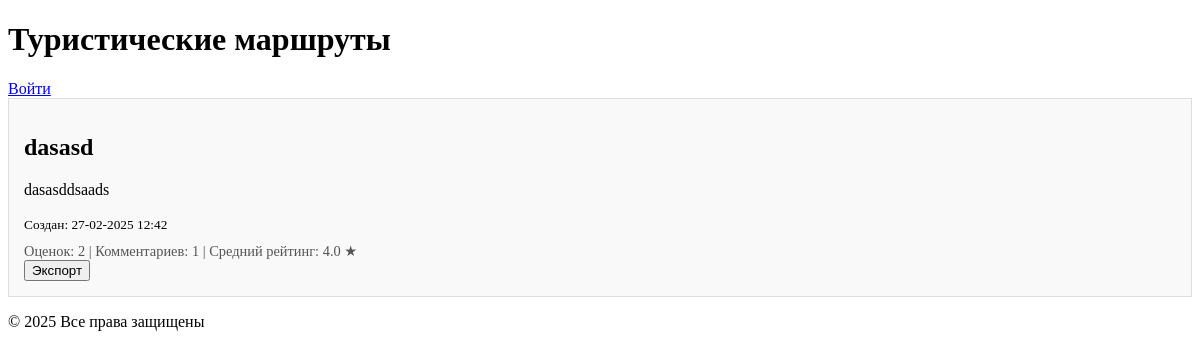
Before: / with the older database file.
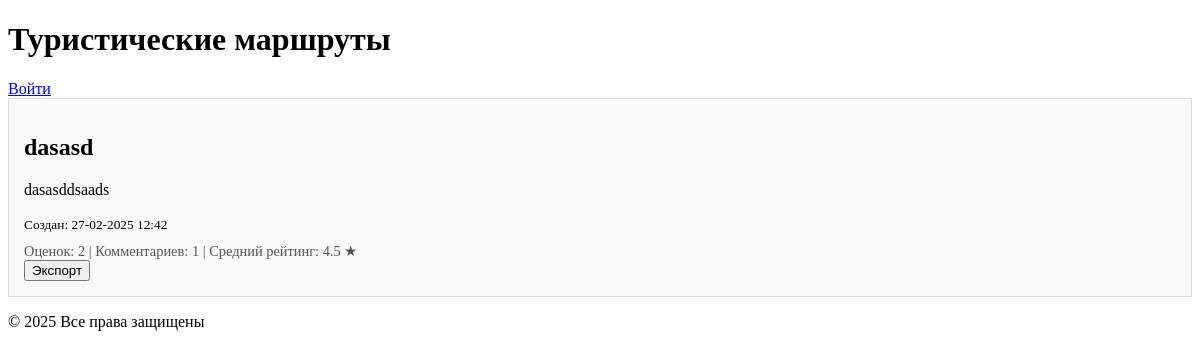
After: the same page with the newer database file.
### app.py (models this page shows)
class Route(db.Model):
    __tablename__ = 'route'
    id = db.Column(db.Integer, primary_key=True)
    title = db.Column(db.String(100), nullable=False)
    description = db.Column(db.Text)
    is_private = db.Column(db.Boolean, default=False)
    moderated = db.Column(db.Boolean, default=False)
    created_at = db.Column(db.DateTime, default=datetime.utcnow)
    updated_at = db.Column(db.DateTime, default=datetime.utcnow, onupdate=datetime.utcnow)
    user_id = db.Column(db.Integer, db.ForeignKey('user.id'))
    photos = db.relationship('Photo', backref='route', lazy=True)
    comments = db.relationship('Comment', backref='route', lazy=True)
    changes = db.relationship('ChangeHistory', backref='route', lazy=True)
    landmarks = db.relationship('Landmark', backref='route', lazy=True)
    points = db.Column(db.Text, nullable=True)
    allMarkers = db.Column(db.Text, nullable=True)
    ratings = db.relationship('Rating', backref='route', lazy='dynamic')
    @property
    def ratings_count(self):
        print(self.ratings)
        return self.ratings.count()
    @property
    def average_rating(self):
        ratings_list = self.ratings.all()
        if ratings_list:
            return round(sum(r.rating for r in ratings_list) / len(ratings_list), 1)
        return 0

class Rating(db.Model):
    id = db.Column(db.Integer, primary_key=True)
    user_id = db.Column(db.Integer, db.ForeignKey('user.id'))
    route_id = db.Column(db.Integer, db.ForeignKey('route.id'))
    rating = db.Column(db.Integer)

### app.py (the view)
@app.route('/')
def index():
    if current_user.is_authenticated:
        routes = Route.query.filter((Route.is_private == False) | (Route.user_id == current_user.id)).all()
        user_ratings = {rating.route_id: rating.rating for rating in Rating.query.filter_by(user_id=current_user.id).all()}
    else:
        routes = Route.query.filter_by(is_private=False).all()
        user_ratings = {}
    return render_template('index.html', routes=routes, user_ratings=user_ratings)

### templates/index.html (shortened to what this page needs)
<!DOCTYPE html>
<html lang="ru">
<head>
  <link rel="stylesheet" href="{{ url_for('static', filename='css/styles.css') }}">
</head>
<body>
  <header>
    <h1>Туристические маршруты</h1>
    {% if current_user.is_authenticated %}
      <div>
        Привет, {{ current_user.username }}!
        <a href="{{ url_for('user_profile', user_id=current_user.id) }}">Профиль</a>
        <a href="{{ url_for('logout') }}">Выйти</a>
        <a href="{{ url_for('create_route') }}">Создать маршрут</a>
      </div>
    {% else %}
      <a href="{{ url_for('login') }}">Войти</a>
    {% endif %}
  </header>
  <main>
    {% if routes %}
      {% for route in routes %}
      <div class="route-card">
        <a href="{{ url_for('view_route', route_id=route.id) }}">
          <h2>{{ route.title }}</h2>
          <p>{{ route.description }}</p>
          <small>Создан: {{ route.created_at.strftime("%d-%m-%Y %H:%M") }}</small>
        </a>
        <div class="meta-info">
          <span>Оценок: {{ route.ratings_count }}</span> |
          <span>Комментариев: {{ route.comments|length }}</span> |
          <span>Средний рейтинг: {{ route.average_rating }} ★</span>
        </div>
        <div>
          <div class="export-menu">
            <button>Экспорт</button>
          </div>
        </div>
      </div>
      {% endfor %}
    {% else %}
      <p>Маршрутов пока нет.</p>
    {% endif %}
  </main>
  <footer>
    <p>&copy; {{ current_year if current_year is defined else 2025 }} Все права защищены</p>
  </footer>
</body>
</html>

Changed rows visible on the page:
changed Route "dasasd": average_rating "4.0" → "4.5"
